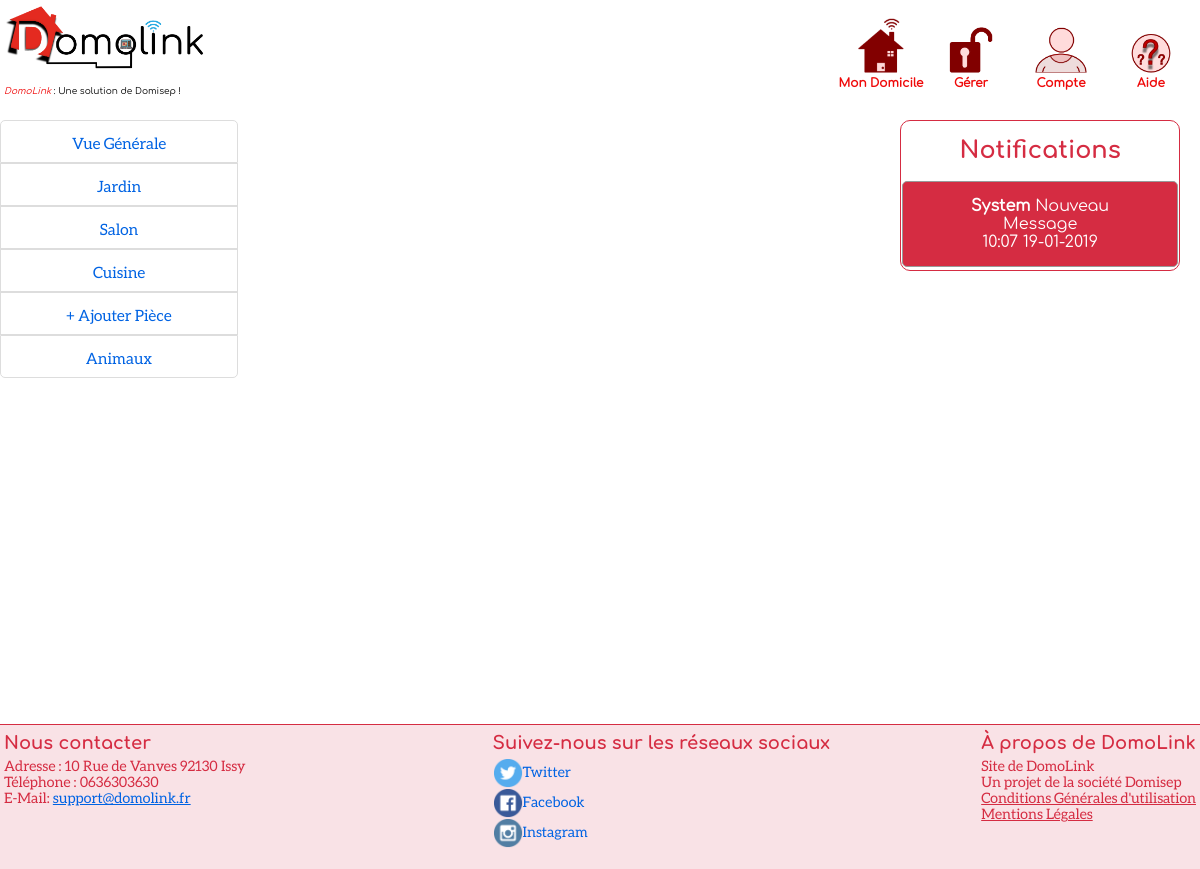
Screenshot of /dashBoard.php (signed in) with the database file from the repository.
### tables this page shows
CREATE TABLE `Notifications` (
  `id` int(11) NOT NULL,
  `expediteur` varchar(30) DEFAULT NULL,
  `type` int(11) DEFAULT NULL,
  `message` mediumtext,
  `lu` tinyint(1) DEFAULT NULL,
  `date` datetime DEFAULT NULL,
  `utilisateur_id` int(11) DEFAULT NULL,
  `objet` varchar(255) DEFAULT NULL
);

CREATE TABLE `Pieces` (
  `id` int(11) NOT NULL,
  `nom` varchar(16) NOT NULL,
  `id_utilisateur` int(11) NOT NULL
);

### phpRessources/fonctions.php (called while the page is built, shortened)
<?php
class Database
{
    static $instance = null;
    static function init()
    {
        if (self::$instance == null) {
            try {
                self::$instance = new PDO('mysql:host=localhost;dbname=Domolink;charset=utf8', 'root', 'alpine');
            } catch (Exception $e) {
                header($_SERVER['SERVER_PROTOCOL'] . ' 500 Internal Server Error', true, 500);
                echo "<script>alert('Impossible de se connecter à la base de donnée !{$e->getMessage()}');</script>";
                echo "La base de donnée est inaccessible :(, reconnectez vous dans quelques temps.";
                self::$instance = null;
            }
        }
    }
    static function execute($command, $array = null)
    {
        if (gettype($command) != "string" || ($array != null && gettype($array) != "array")) {
            return null;
        } else {
            try {
                if ($array == null)
                    $req = self::$instance->query($command);
                else {
                    $req = self::$instance->prepare($command);
                }
                $req->execute($array);
                return $req;
            } catch (Exception $e) {
                return null;
            }
        }
    }
}
function humanDateFormatHour($date)
{
    return date('H:i d-m-Y', strtotime($date));
}

### dashBoard.php (the view, shortened to what this page needs)
<!DOCTYPE html>
<head>
    <link rel="stylesheet" href="css/cssGeneral.css">
    <link rel="stylesheet" href="css/dashBoard.css">
    <link rel="stylesheet" href="css/notificationsWidget.css">
</head>
<?php include("header.php"); ?>
<div class="wrapper">
    <?php include("notificationsWidget.php"); ?>
    <nav class="menu">
        <?php
        $req = Database::execute('SELECT id,nom FROM Pieces WHERE id_utilisateur = :id_utilisateur', Array('id_utilisateur' => $_SESSION['id']));
        if (isset($_GET['piece']) && $_GET["piece"] == "VueGenerale")
            echo "<a class='active' href='?piece=VueGenerale'>Vue Générale</a>";
        else
            echo "<a href='?piece=VueGenerale'>Vue Générale</a>";
        while (isset($req) && $donnees = $req->fetch()) {
            if ($donnees['id'] == $_GET["piece"])
                echo "<a class='active' href='?piece={$donnees['id']}'>{$donnees['nom']}</a>";
            else
                echo "<a href='?piece={$donnees['id']}'>{$donnees['nom']}</a>";
        }
        if (isset($_GET['piece']) && $_GET["piece"] == "AjouterPiece")
            echo "<a class='active' href='?piece=AjouterPiece'>+ Ajouter Pièce</a>";
        else
            echo "<a href='?piece=AjouterPiece'>+ Ajouter Pièce</a>";
         echo "<a href='animaux.php?animal=GestionAnimaux'>Animaux</a>"
        ?>
    </nav>
</div>
<?php include("footer.php"); ?>

### header.php (shortened to what this page needs)
<?php
include_once("phpRessources/fonctions.php");
if (empty($_SESSION['id']) && (!(strpos($_SERVER['REQUEST_URI'],"connexion.php"))&&!(strpos($_SERVER['REQUEST_URI'],"oublie.php"))&&!(strpos($_SERVER['REQUEST_URI'],"activation.php")))) {
    header("Location: /connexion.php");
    die();
} else {
    $req2 = Database::execute('SELECT nom,societe,telephone,slogan,adresse,mail,facebook,twitter,instagram FROM Administration', null);
    $donneesAdmin = $req2->fetch();
}
?>
<body>
<header>
    <div class="topIcon">
        <a href="/dashBoard.php?piece=VueGenerale">
            <img draggable="false" src="/ressources/Logo.png" alt="DomoLink" width=200vw/>
        </a>
        <div class="slogan"><br><em class="slogan compagnie"><?php echo $donneesAdmin['nom']; ?></em>
            : <?php echo $donneesAdmin['slogan']; ?></div>
    </div>
    <?php if ($_SERVER['PHP_SELF'] != "/connexion.php" && $_SERVER['PHP_SELF'] != "/oublie.php" && $_SERVER['PHP_SELF'] != "/activation.php"): ?>
        <div class="topMenu">
            <div class="menuItem">
                <a href="/dashBoard.php?piece=VueGenerale"><img draggable="false" alt="Domicile Icône"
                                                               src="/ressources/accueil.png" width=60%/></a>
                <a href="/dashBoard.php?piece=VueGenerale" class="caption">Mon Domicile</a>
            </div>
            <?php if ($_SESSION['type'] != 0): ?>
                <div class="menuItem">
                    <a href="/administration.php"><img draggable="false" src="/ressources/administration.png"
                                                      alt="Administration Icône"
                                                      width=60%/></a>
                    <a href="/administration.php" class="caption">Gérer</a>
                </div>
            <?php endif; ?>
            <div class="menuItem">
                <a href="/compte.php?action=infos"><img draggable="false" src="/ressources/compte.png"
                                                       alt="Icône Compte" width=60%/></a>
                <a href="/compte.php?action=infos" class="caption">Compte</a>
            </div>
            <div class="menuItem">
                <a href="aide/routers/router.php"><img draggable="false" src="/ressources/aide.png" alt="DomoLink" width=60%/></a>
                <a href="aide/routers/router.php" class="caption">Aide</a>
            </div>
        </div>
    <?php endif; ?>
</header>
<div class="contenu">

### notificationsWidget.php (shortened to what this page needs)
<?php
    $reponse = Database::execute('SELECT * FROM Notifications WHERE utilisateur_id=:id ORDER BY id DESC', Array('id' => $_SESSION['id']));
?>
<div class="notifications">
    <h1>Notifications</h1>
    <?php
    if ($reponse->rowCount() == 0) {
        echo "<div class='noNotification'>Il n'y a pas de nouvelle notification</div>";
    } else {
        while ($donnees = $reponse->fetch()) {
            ?>
            <a href="notifications.php"><button class="buttonA">
                <span><strong><?php echo $donnees['expediteur'];?></strong>
                        <?php echo $donnees['objet'] . "<br>" . humanDateFormatHour($donnees['date']) . '<br />';
                        ?></span>
            </button></a>
            <?php
        }
    }
    ?>
</div>

### footer.php (shortened to what this page needs)
</div>
<footer>
    <div class="footer_location">
        <h3> Nous contacter </h3>
        Adresse : <?php echo $donneesAdmin['adresse']; ?><br>
        Téléphone : <?php echo $donneesAdmin['telephone']; ?><br>
        E-Mail: <a id="linkMail"
                   href="mailto:<?php echo $donneesAdmin['mail']; ?>"><?php echo $donneesAdmin['mail']; ?></a><br>
    </div>
    <div class="footer_reseaux">
        <h3> Suivez-nous sur les réseaux sociaux </h3>
        <a href=<?php echo $donneesAdmin['twitter']; ?>><img src="/ressources/Twitter.png" draggable="false" width="30vw"
                                                             alt="Twitte">Twitter</a><br>
        <a href=<?php echo $donneesAdmin['facebook']; ?>><img src="/ressources/Facebook.png" draggable="false" width="30vw"
                                                              alt="Facebo">Facebook</a><br>
        <a href=<?php echo $donneesAdmin['instagram']; ?>><img src="/ressources/Instagram.png" draggable="false" width="30vw"
                                                               alt="Instagr">Instagram</a>
    </div>
    <div class="footer_description">
        <h3>À propos de DomoLink</h3>
        Site de <?php echo $donneesAdmin['nom']; ?><br>
        Un projet de la société <?php echo $donneesAdmin['societe']; ?><br>
        <a id="cguFooter">Conditions Générales d'utilisation</a><br>
        <a id="mentionsFooter">Mentions Légales</a><br>
    </div>
</footer>

### css/cssGeneral.css (style rules this page uses)
body { margin : 0; min-height: 100%; position: relative; font-family: Aleo-Regular; }
.menu a { font-size : 1.3vw; text-align: center; color: #0063e3; float: left; width: 80%; text-decoration: none; transition: background-color .3s; border: 1px solid #ddd; padding : 14px 0 10px 0; }
.menu a:last-child { border-bottom-left-radius: 5px; border-bottom-right-radius: 5px; }
.menu a:first-child { border-top-left-radius: 5px; border-top-right-radius: 5px; }

### css/dashBoard.css (style rules this page uses)
.wrapper { display: grid; grid-template-columns: repeat(8, calc(12.5% - 5px)); grid-gap: 5px; }
.menu { grid-column: 1/3; grid-row: 1/6; }

### css/notificationsWidget.css (style rules this page uses)
.notifications { height: 100%; grid-row: 1 / 3; grid-column: 7/9; border: 1px solid #D52C42; border-radius: 10px; margin-right: 5%; }
.notifications h1 { font-family: "Comfortaa-Bold", serif; color: #D52C42; text-align: center; font-size: 2vw; }
.notifications a { color: white; text-decoration: none; }
.buttonA { margin: 1px 1px 1px 1px; font-family: "Comfortaa-Regular", serif; width: calc(100% - 2px); background-color: #D52C42; border-radius: 5px; color: white; padding: 15px 32px; text-align: center; text-decoration: none; display: inline-block; font-size: 16px; cursor: pointer; border: solid 1px #999999; }
.buttonA span { width: 100%; cursor: pointer; display: inline-block; position: relative; transition: 0.5s; }
.buttonA span:after { content: '\00bb'; position: absolute; opacity: 0; top: 0; right: -10px; transition: 0.5s; }

### css/header.css (style rules this page uses)
body { min-height: 100%; }
.contenu { min-height:73vh; padding-bottom: 20px; }
header { display : flex; margin-bottom:20px; padding: 4px; }
.topIcon { display: inline; float: left; }
.compagnie { color : #EF0A0A; }
.slogan { font-family: "Comfortaa-Regular" , serif; width : 100%; font-size: 9px; white-space: nowrap; overflow: hidden; }
.topMenu { display:flex; align-items:center; margin-left:auto; width : 360px; min-width : 120px; }
.menuItem { vertical-align: middle; width : 25%; display : table-cell; text-align:center; transform: translateY(5%); }
.caption { font-family: "Comfortaa-Regular", serif; display : block; font-weight:bold; color:#EF0A0A; font-size: 12px; cursor: pointer; text-decoration: none; }
.topIcon a { text-decoration: none; }

### css/footer.css (style rules this page uses)
footer { height:17vh; border-top: 1px solid #D52C42; color: #D52C42; width: calc(100% - 8px); position: absolute; left: 0; padding: 4px; font-size: 1.2vw; display: grid; grid-template-columns: repeat(2, 1fr); grid-gap: 5px; background-color: rgba(213, 49, 79, 0.14); }
footer h3 { font-family: "Comfortaa-Bold", serif; font-weight: bold; margin-top: 4px; margin-bottom: 5px; font-size: 1.5vw; }
.footer_description { grid-column: 3; grid-row: 1; }
.footer_description a { color: #D52C42; cursor: pointer; text-decoration: underline; }
.footer_reseaux { grid-column: 2; grid-row: 1; }
.footer_reseaux a { color:#0063e3; text-decoration: none; }
.footer_reseaux img { vertical-align: middle; }
.footer_location { grid-column: 1; grid-row: 1; }
#linkMail { color :#0063e3; }

### rows the page displays
notifications: expediteur "System", objet "Nouveau Message", date "10:07 19-01-2019"
pieces: nom "Jardin"
pieces: nom "Salon"
pieces: nom "Cuisine"

### other values shown
$donneesAdmin['nom'] "DomoLink"
$donneesAdmin['slogan'] "Une solution de Domisep !"
$donneesAdmin['adresse'] "10 Rue de Vanves 92130 Issy"
$donneesAdmin['telephone'] "0636303630"
$donneesAdmin['mail'] "support@domolink.fr"
$donneesAdmin['societe'] "Domisep"
